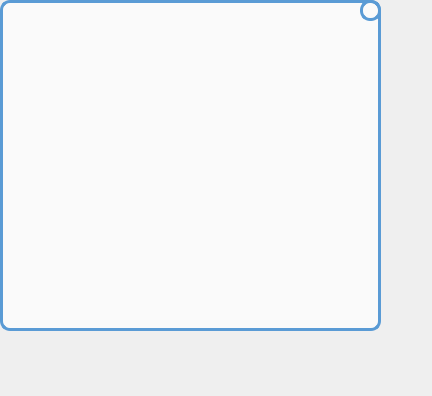
<?xml version="1.0" encoding="UTF-8"?>
<ui version="4.0">
 <class>Dialog</class>
 <widget class="QDialog" name="Dialog">
  <property name="geometry">
   <rect>
    <x>0</x>
    <y>0</y>
    <width>432</width>
    <height>396</height>
   </rect>
  </property>
  <property name="windowTitle">
   <string>Dialog</string>
  </property>
  <widget class="QLabel" name="label">
   <property name="geometry">
    <rect>
     <x>0</x>
     <y>0</y>
     <width>381</width>
     <height>331</height>
    </rect>
   </property>
   <property name="styleSheet">
    <string notr="true">background-color: rgb(250,250,250);
border:3px rgb(90,155,213);
border-style:solid;
border-radius:10px;</string>
   </property>
   <property name="text">
    <string/>
   </property>
  </widget>
  <widget class="QTextBrowser" name="textBrowser">
   <property name="geometry">
    <rect>
     <x>30</x>
     <y>30</y>
     <width>321</width>
     <height>281</height>
    </rect>
   </property>
   <property name="styleSheet">
    <string notr="true">background-color: rgb(250,250,250);
border:none;
</string>
   </property>
  </widget>
  <widget class="QPushButton" name="pushButton">
   <property name="geometry">
    <rect>
     <x>360</x>
     <y>0</y>
     <width>21</width>
     <height>21</height>
    </rect>
   </property>
   <property name="styleSheet">
    <string notr="true">border:3px rgb(90,155,213);
border-style:solid;
border-radius:10px;</string>
   </property>
   <property name="text">
    <string/>
   </property>
  </widget>
 </widget>
 <resources/>
 <connections/>
</ui>
